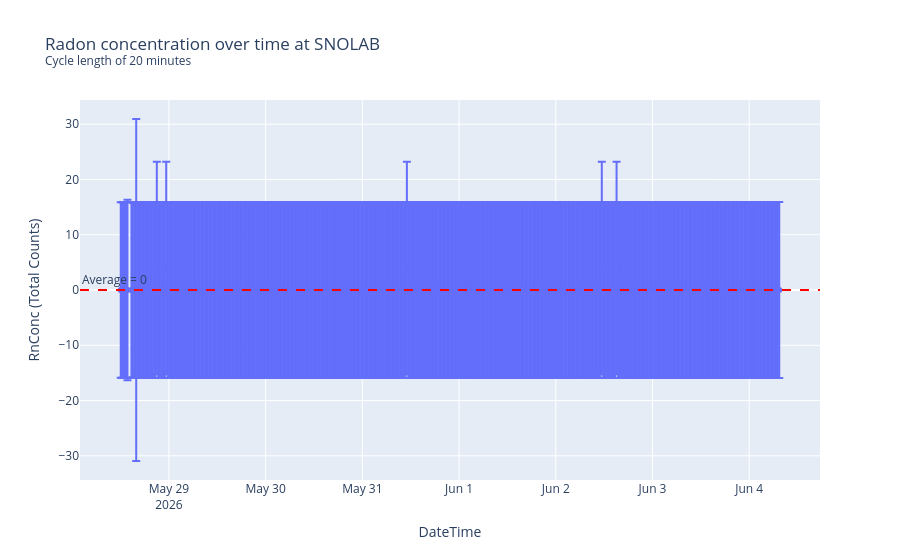

Notebook cell for this chart:
### Code cell
# Grab your data and column names dynamically
radon_col_name = rad_conc_df.columns[0]
uncertainty_col_name = rad_conc_df.columns[1]
avg_rad_conc = int(rad_conc_df[radon_col_name].mean().round(1))

# Create the interactive scatter plot
# We pass the full dataframe and use column names as strings.
fig = px.scatter(
    rad_conc_df.reset_index(),  # Reset index so 'index' becomes a usable column name
    x="DateTime", 
    y=radon_col_name,
    error_y=uncertainty_col_name,
    title="Radon concentration over time at SNOLAB<br><sup>Cycle length of 20 minutes</sup>",
    labels={
        radon_col_name: f"{radon_col_name} ({conc_unit})"
    }
)

# Add the horizontal average line
fig.add_hline(
    y=avg_rad_conc, 
    line_dash="dash", 
    line_color="red",
    annotation_text=f"Average = {avg_rad_conc}", 
    annotation_position="top left"
)

# Display the interactive plot, and save as html object (you can double click to open it in any browser)
# fig.update_xaxes(tickangle=-45)
fig.write_html("my_plot.html")
fig.show()

### Figure 1 — Plotly figure (JSON) as saved in the notebook; plotly's stock layout.template omitted (floating-point values rounded to 4 significant figures; data arrays with more than 128 entries replaced by an {"elided": "..."} marker saying what was removed)
{"data": [{"error_y": {"array": {"elided": "492 float values"}}, "hovertemplate": "DateTime=%{x}<br>RnConc (Total Counts)=%{y}<extra></extra>", "legendgroup": "", "marker": {"color": "#636efa", "symbol": "circle"}, "mode": "markers", "name": "", "orientation": "v", "showlegend": false, "type": "scatter", "x": {"elided": "492 str values"}, "xaxis": "x", "y": {"elided": "492 float values"}, "yaxis": "y"}], "layout": {"annotations": [{"showarrow": false, "text": "Average = 0", "x": 0, "xanchor": "left", "xref": "x domain", "y": 0, "yanchor": "bottom", "yref": "y"}], "legend": {"tracegroupgap": 0}, "shapes": [{"line": {"color": "red", "dash": "dash"}, "type": "line", "x0": 0, "x1": 1, "xref": "x domain", "y0": 0, "y1": 0, "yref": "y"}], "title": {"text": "Radon concentration over time at SNOLAB<br><sup>Cycle length of 20 minutes</sup>"}, "xaxis": {"anchor": "y", "domain": [0, 1], "title": {"text": "DateTime"}}, "yaxis": {"anchor": "x", "domain": [0, 1], "title": {"text": "RnConc (Total Counts)"}}}}
